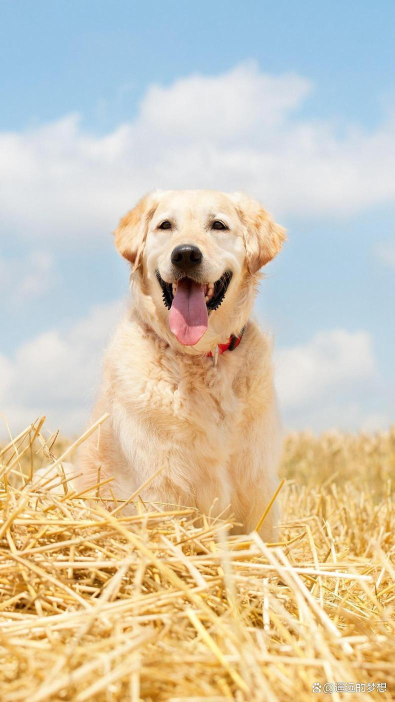
#> input picture dog.jpeg, 790 x 1404 px (shown at 1/2 size)
$ python cvtest1.py
#> lines starting #> are read from the running program, lines starting #| are printed output that depends on the picture
import cv2

image=cv2.imread("dog.jpeg")
#> image is the input picture: shape (1404, 790, 3); mean B, G, R 178.2, 200.5, 210.9

crop=image[400:600,200:400]
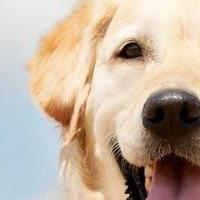
#> crop: shape (200, 200, 3); mean B, G, R 159.2, 176.4, 194

cv2.imshow("crop",crop)
cv2.waitKey()
